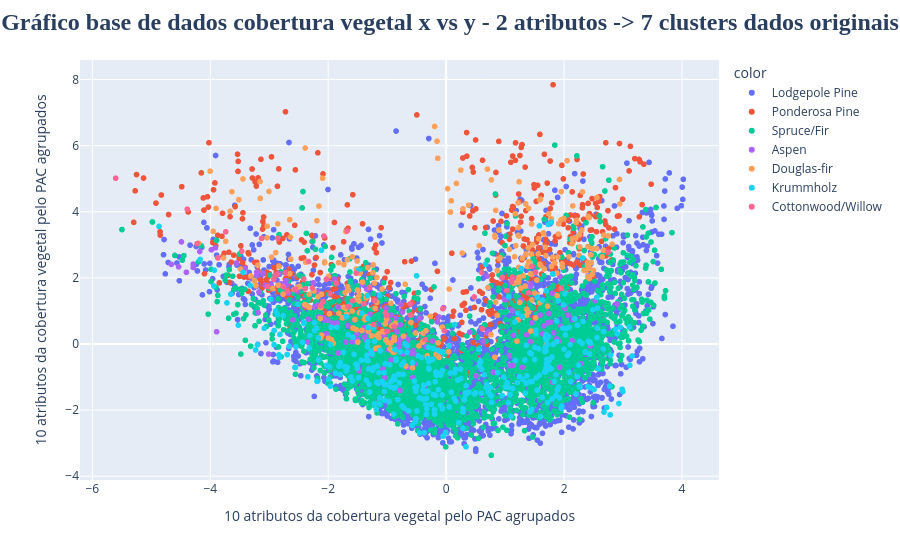

Notebook code for this chart:
### Markdown cell above
### Para comparar, refaça o mesmo gráfico, mas agora utilize `y` (ou seja, os rótulos originais) para definir a cor dos pontos.

### Code cell
# x base idade e base salário
fig = px.scatter(x=X_pca[:, 0], y=X_pca[:, 1], color=y)

# Atualiza o layout para renomear os rótulos dos eixos X e Y
fig.update_layout(
    # Defina o título aqui, no gráfico que será exibido
    title_text='<b>Gráfico base de dados cobertura vegetal x vs y - 2 atributos -> 7 clusters dados originais</b>',
    xaxis_title_text='10 atributos da cobertura vegetal pelo PAC agrupados',  
    yaxis_title_text='10 atributos da cobertura vegetal pelo PAC agrupados',
    # padrão o título
    title_font_size=24,  # Define o tamanho da fonte do título
    title_font_family='Arial Black', # Uma fonte mais grossa
    title_x=0.5 # Centraliza o título no gráfico
)
fig.show()
fig.write_html("figuras/18-8_exercicio_agrupados_grafico3.html")

### Figure 1 — Plotly figure (JSON) as saved in the notebook; plotly's stock layout.template omitted (floating-point values rounded to 4 significant figures; data arrays with more than 128 entries replaced by an {"elided": "..."} marker saying what was removed)
{"data": [{"hovertemplate": "color=Lodgepole Pine<br>x=%{x}<br>y=%{y}<extra></extra>", "legendgroup": "Lodgepole Pine", "marker": {"color": "#636efa", "symbol": "circle"}, "mode": "markers", "name": "Lodgepole Pine", "showlegend": true, "type": "scattergl", "x": {"elided": "4847 float values"}, "xaxis": "x", "y": {"elided": "4847 float values"}, "yaxis": "y"}, {"hovertemplate": "color=Ponderosa Pine<br>x=%{x}<br>y=%{y}<extra></extra>", "legendgroup": "Ponderosa Pine", "marker": {"color": "#EF553B", "symbol": "circle"}, "mode": "markers", "name": "Ponderosa Pine", "showlegend": true, "type": "scattergl", "x": {"elided": "581 float values"}, "xaxis": "x", "y": {"elided": "581 float values"}, "yaxis": "y"}, {"hovertemplate": "color=Spruce/Fir<br>x=%{x}<br>y=%{y}<extra></extra>", "legendgroup": "Spruce/Fir", "marker": {"color": "#00cc96", "symbol": "circle"}, "mode": "markers", "name": "Spruce/Fir", "showlegend": true, "type": "scattergl", "x": {"elided": "3714 float values"}, "xaxis": "x", "y": {"elided": "3714 float values"}, "yaxis": "y"}, {"hovertemplate": "color=Aspen<br>x=%{x}<br>y=%{y}<extra></extra>", "legendgroup": "Aspen", "marker": {"color": "#ab63fa", "symbol": "circle"}, "mode": "markers", "name": "Aspen", "showlegend": true, "type": "scattergl", "x": {"elided": "163 float values"}, "xaxis": "x", "y": {"elided": "163 float values"}, "yaxis": "y"}, {"hovertemplate": "color=Douglas-fir<br>x=%{x}<br>y=%{y}<extra></extra>", "legendgroup": "Douglas-fir", "marker": {"color": "#FFA15A", "symbol": "circle"}, "mode": "markers", "name": "Douglas-fir", "showlegend": true, "type": "scattergl", "x": {"elided": "278 float values"}, "xaxis": "x", "y": {"elided": "278 float values"}, "yaxis": "y"}, {"hovertemplate": "color=Krummholz<br>x=%{x}<br>y=%{y}<extra></extra>", "legendgroup": "Krummholz", "marker": {"color": "#19d3f3", "symbol": "circle"}, "mode": "markers", "name": "Krummholz", "showlegend": true, "type": "scattergl", "x": {"elided": "362 float values"}, "xaxis": "x", "y": {"elided": "362 float values"}, "yaxis": "y"}, {"hovertemplate": "color=Cottonwood/Willow<br>x=%{x}<br>y=%{y}<extra></extra>", "legendgroup": "Cottonwood/Willow", "marker": {"color": "#FF6692", "symbol": "circle"}, "mode": "markers", "name": "Cottonwood/Willow", "showlegend": true, "type": "scattergl", "x": [-2.856, -1.297, 0.6033, -0.3558, 1.123, -1.228, 1.108, -2.271, -5.604, -2.333, -3.738, -0.8822, -3.872, 0.6107, 1.399, -2.073, -0.6048, -1.66, -2.901, 0.4777, 0.9511, -3.13, -1.974, 1.028, -1.588, -2.862, 1.952, -0.6041, -2.088, -2.415, -1.004, -2.56, 2.745, -4.391, -1.526, -4.223, -3.467, 1.518, -1.68, -1.003, -1.214, -2.73, -0.03122, -3.028, -1.862, -2.127, -2.765, -0.05603, -1.03, -2.695, -2.032, 1.456, -2.393, -2.922, -1.393], "xaxis": "x", "y": [3.196, 1.71, 2.166, 0.1327, 2.026, 0.5891, 1.876, 1.693, 5.015, 2.495, 3.392, 0.5262, 2.602, 0.4543, 1.547, 3.264, 1.21, 1.134, 2.065, 1.422, 2.011, 3.193, 1.519, 1.613, 1.307, 2.103, 1.684, 0.8757, 1.275, 1.964, 0.8564, 1.648, 2.777, 4.076, 2.143, 3.033, 2.805, 2.168, 3.417, 0.3835, 1.317, 2.152, 0.3979, 1.737, 1.836, 1.158, 1.729, 1.065, 0.9425, 1.603, 1.957, 2.348, 1.669, 1.955, 1.217], "yaxis": "y"}], "layout": {"autosize": true, "legend": {"title": {"text": "color"}, "tracegroupgap": 0}, "margin": {"t": 60}, "title": {"font": {"family": "Arial Black", "size": 24}, "text": "<b>Gráfico base de dados cobertura vegetal x vs y - 2 atributos -> 7 clusters dados originais</b>", "x": 0.5}, "xaxis": {"anchor": "y", "autorange": true, "domain": [0, 1], "range": [-6.192, 4.61], "title": {"text": "10 atributos da cobertura vegetal pelo PAC agrupados"}, "type": "linear"}, "yaxis": {"anchor": "x", "autorange": true, "domain": [0, 1], "range": [-4.235, 8.71], "title": {"text": "10 atributos da cobertura vegetal pelo PAC agrupados"}, "type": "linear"}}}
